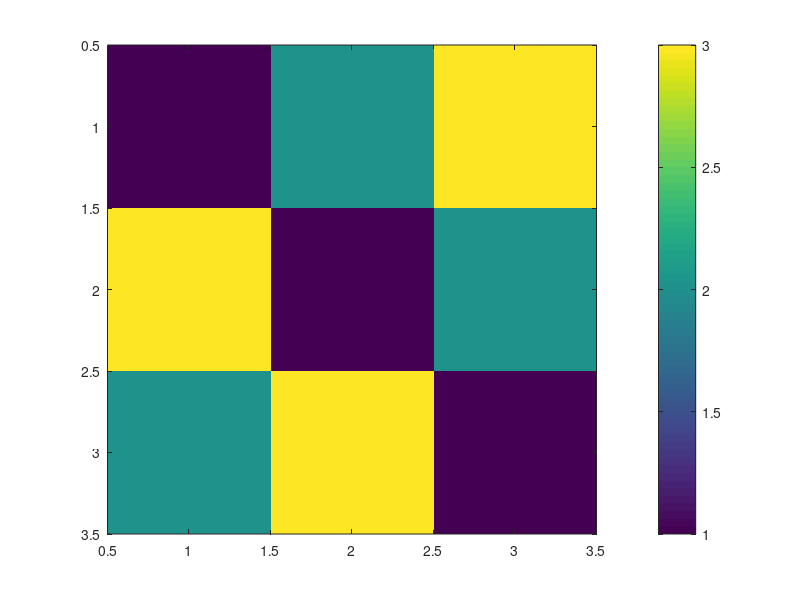

Here is the MATLAB script that generated this plot:
A=[2 3 4;-1 5 6]
B=[5 2;3 1;4 6]
B=[2 4 7;3 9 2;7 6 -4]
clc
A=[2 3 4;-1 5 6];
B=[5 2;3 1;4 6];
C=[2 4 7;3 9 2;7 6 -4];
A*B
B*A
C
C(3,3)=5
C(1,:)=[]
C(:,2)=[]
A
C=[A(:,3) C]
C=[C;A(1,:)]
B*A
D(1,1,1)=4
D(1,2,1)=3
D(1,3,1)=2
D(2,1,1)=4
D(2,2,1)=4
D(2,3,1)=1
D(3,:,1)=C(3,:)
E=B*A
D(1,1,2)=E(1,1)
D(1,:,2)=E(1,:)
D(2,:,2)=E(2,:)
D(3,:,2)=E(3,:)
D(1,1,3)=10
M=magic(3)
D(:,:,3)=M
D(2,1,1)=5
A
D(:,2,2)=A(1,:)'
D(:,3,2)=M(3,:)'
A=[2 3 4;-1 5 6]
CLCB=[5 2;3 1;4 6]
B=[2 4 7;3 9 2;7 6 -4]
clc
A=[2 3 4;-1 5 6];
B=[5 2;3 1;4 6];
C=[2 4 7;3 9 2;7 6 -4];
A*B
B*A
C
C(3,3)=5
C(1,:)=[]
C(:,2)=[]
A
C=[A(:,3) C]
C=[C;A(1,:)]
B*A
D(1,1,1)=4
D(1,2,1)=3
D(1,3,1)=2
D(2,1,1)=4
D(2,2,1)=4
D(2,3,1)=1
D(3,:,1)=C(3,:)
E=B*A
D(1,1,2)=E(1,1)
D(1,:,2)=E(1,:)
D(2,:,2)=E(2,:)
D(3,:,2)=E(3,:)
D(1,1,3)=10
M=magic(3)
D(:,:,3)=M
D(2,1,1)=5
A

D(:,:,4)=ones(3,3)
D(:,:,5)=eye(3,3)
gallery('circul',3)
m=gallery('circul',3)


imagesc(m)
axis square
colorbar